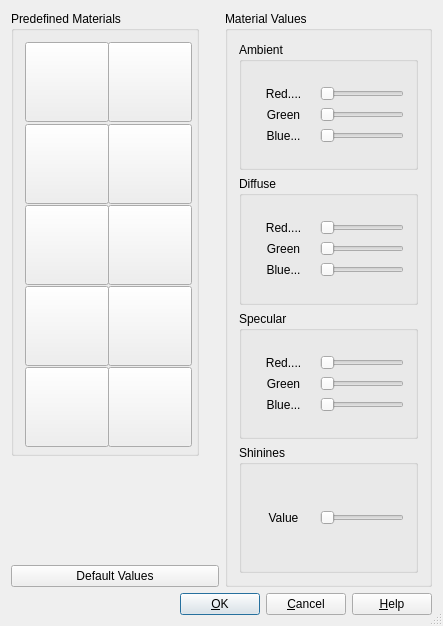
<?xml version="1.0" encoding="UTF-8"?>
<ui version="4.0">
 <class>MatlEditor</class>
 <widget class="QDialog" name="MatlEditor">
  <property name="geometry">
   <rect>
    <x>0</x>
    <y>0</y>
    <width>443</width>
    <height>626</height>
   </rect>
  </property>
  <property name="sizePolicy">
   <sizepolicy hsizetype="Minimum" vsizetype="Fixed">
    <horstretch>0</horstretch>
    <verstretch>0</verstretch>
   </sizepolicy>
  </property>
  <property name="minimumSize">
   <size>
    <width>443</width>
    <height>626</height>
   </size>
  </property>
  <property name="maximumSize">
   <size>
    <width>443</width>
    <height>626</height>
   </size>
  </property>
  <property name="windowTitle">
   <string>Material Selection</string>
  </property>
  <property name="windowIcon">
   <iconset>
    <normaloff>.</normaloff>.</iconset>
  </property>
  <property name="sizeGripEnabled">
   <bool>true</bool>
  </property>
  <layout class="QGridLayout" name="gridLayout_7">
   <item row="0" column="0">
    <layout class="QVBoxLayout" name="verticalLayout_9">
     <item>
      <layout class="QHBoxLayout" name="horizontalLayout_6">
       <item>
        <layout class="QVBoxLayout" name="verticalLayout_8">
         <item>
          <widget class="QGroupBox" name="groupBox">
           <property name="sizePolicy">
            <sizepolicy hsizetype="Fixed" vsizetype="Expanding">
             <horstretch>0</horstretch>
             <verstretch>0</verstretch>
            </sizepolicy>
           </property>
           <property name="minimumSize">
            <size>
             <width>188</width>
             <height>445</height>
            </size>
           </property>
           <property name="maximumSize">
            <size>
             <width>188</width>
             <height>445</height>
            </size>
           </property>
           <property name="title">
            <string>Predefined Materials</string>
           </property>
           <layout class="QGridLayout" name="gridLayout">
            <item row="0" column="0">
             <widget class="QPushButton" name="pushButtonBrass">
              <property name="sizePolicy">
               <sizepolicy hsizetype="Fixed" vsizetype="Fixed">
                <horstretch>0</horstretch>
                <verstretch>0</verstretch>
               </sizepolicy>
              </property>
              <property name="minimumSize">
               <size>
                <width>84</width>
                <height>80</height>
               </size>
              </property>
              <property name="maximumSize">
               <size>
                <width>84</width>
                <height>80</height>
               </size>
              </property>
              <property name="toolTip">
               <string>Brass</string>
              </property>
              <property name="text">
               <string/>
              </property>
              <property name="icon">
               <iconset resource="Virmac.qrc">
                <normaloff>:/images/brass.png</normaloff>:/images/brass.png</iconset>
              </property>
              <property name="iconSize">
               <size>
                <width>64</width>
                <height>64</height>
               </size>
              </property>
             </widget>
            </item>
            <item row="0" column="1">
             <widget class="QPushButton" name="pushButtonJade">
              <property name="sizePolicy">
               <sizepolicy hsizetype="MinimumExpanding" vsizetype="Fixed">
                <horstretch>0</horstretch>
                <verstretch>0</verstretch>
               </sizepolicy>
              </property>
              <property name="minimumSize">
               <size>
                <width>84</width>
                <height>80</height>
               </size>
              </property>
              <property name="maximumSize">
               <size>
                <width>84</width>
                <height>80</height>
               </size>
              </property>
              <property name="toolTip">
               <string>Jade</string>
              </property>
              <property name="text">
               <string/>
              </property>
              <property name="icon">
               <iconset resource="Virmac.qrc">
                <normaloff>:/images/jade.png</normaloff>:/images/jade.png</iconset>
              </property>
              <property name="iconSize">
               <size>
                <width>64</width>
                <height>64</height>
               </size>
              </property>
             </widget>
            </item>
            <item row="1" column="0">
             <widget class="QPushButton" name="pushButtonBronze">
              <property name="sizePolicy">
               <sizepolicy hsizetype="MinimumExpanding" vsizetype="Fixed">
                <horstretch>0</horstretch>
                <verstretch>0</verstretch>
               </sizepolicy>
              </property>
              <property name="minimumSize">
               <size>
                <width>84</width>
                <height>80</height>
               </size>
              </property>
              <property name="maximumSize">
               <size>
                <width>84</width>
                <height>80</height>
               </size>
              </property>
              <property name="toolTip">
               <string>Bronze</string>
              </property>
              <property name="text">
               <string/>
              </property>
              <property name="icon">
               <iconset resource="Virmac.qrc">
                <normaloff>:/images/bronze.png</normaloff>:/images/bronze.png</iconset>
              </property>
              <property name="iconSize">
               <size>
                <width>64</width>
                <height>64</height>
               </size>
              </property>
             </widget>
            </item>
            <item row="1" column="1">
             <widget class="QPushButton" name="pushButtonPerl">
              <property name="sizePolicy">
               <sizepolicy hsizetype="MinimumExpanding" vsizetype="Fixed">
                <horstretch>0</horstretch>
                <verstretch>0</verstretch>
               </sizepolicy>
              </property>
              <property name="minimumSize">
               <size>
                <width>84</width>
                <height>80</height>
               </size>
              </property>
              <property name="maximumSize">
               <size>
                <width>84</width>
                <height>80</height>
               </size>
              </property>
              <property name="toolTip">
               <string>Pearl</string>
              </property>
              <property name="text">
               <string/>
              </property>
              <property name="icon">
               <iconset resource="Virmac.qrc">
                <normaloff>:/images/pearl.png</normaloff>:/images/pearl.png</iconset>
              </property>
              <property name="iconSize">
               <size>
                <width>64</width>
                <height>64</height>
               </size>
              </property>
             </widget>
            </item>
            <item row="2" column="0">
             <widget class="QPushButton" name="pushButtonCopper">
              <property name="sizePolicy">
               <sizepolicy hsizetype="MinimumExpanding" vsizetype="Fixed">
                <horstretch>0</horstretch>
                <verstretch>0</verstretch>
               </sizepolicy>
              </property>
              <property name="minimumSize">
               <size>
                <width>84</width>
                <height>80</height>
               </size>
              </property>
              <property name="maximumSize">
               <size>
                <width>84</width>
                <height>80</height>
               </size>
              </property>
              <property name="toolTip">
               <string>Copper</string>
              </property>
              <property name="text">
               <string/>
              </property>
              <property name="icon">
               <iconset resource="Virmac.qrc">
                <normaloff>:/images/copper.png</normaloff>:/images/copper.png</iconset>
              </property>
              <property name="iconSize">
               <size>
                <width>64</width>
                <height>64</height>
               </size>
              </property>
             </widget>
            </item>
            <item row="2" column="1">
             <widget class="QPushButton" name="pushButtonPlastic">
              <property name="sizePolicy">
               <sizepolicy hsizetype="MinimumExpanding" vsizetype="Fixed">
                <horstretch>0</horstretch>
                <verstretch>0</verstretch>
               </sizepolicy>
              </property>
              <property name="minimumSize">
               <size>
                <width>84</width>
                <height>80</height>
               </size>
              </property>
              <property name="maximumSize">
               <size>
                <width>84</width>
                <height>80</height>
               </size>
              </property>
              <property name="toolTip">
               <string>Black Plastic</string>
              </property>
              <property name="text">
               <string/>
              </property>
              <property name="icon">
               <iconset resource="Virmac.qrc">
                <normaloff>:/images/blackpl.png</normaloff>:/images/blackpl.png</iconset>
              </property>
              <property name="iconSize">
               <size>
                <width>64</width>
                <height>64</height>
               </size>
              </property>
             </widget>
            </item>
            <item row="3" column="0">
             <widget class="QPushButton" name="pushButtonSilver">
              <property name="sizePolicy">
               <sizepolicy hsizetype="MinimumExpanding" vsizetype="Fixed">
                <horstretch>0</horstretch>
                <verstretch>0</verstretch>
               </sizepolicy>
              </property>
              <property name="minimumSize">
               <size>
                <width>84</width>
                <height>80</height>
               </size>
              </property>
              <property name="maximumSize">
               <size>
                <width>84</width>
                <height>80</height>
               </size>
              </property>
              <property name="toolTip">
               <string>Silver</string>
              </property>
              <property name="text">
               <string/>
              </property>
              <property name="icon">
               <iconset resource="Virmac.qrc">
                <normaloff>:/images/silver.png</normaloff>:/images/silver.png</iconset>
              </property>
              <property name="iconSize">
               <size>
                <width>64</width>
                <height>64</height>
               </size>
              </property>
             </widget>
            </item>
            <item row="3" column="1">
             <widget class="QPushButton" name="pushButtonRuby">
              <property name="sizePolicy">
               <sizepolicy hsizetype="MinimumExpanding" vsizetype="Fixed">
                <horstretch>0</horstretch>
                <verstretch>0</verstretch>
               </sizepolicy>
              </property>
              <property name="minimumSize">
               <size>
                <width>84</width>
                <height>80</height>
               </size>
              </property>
              <property name="maximumSize">
               <size>
                <width>84</width>
                <height>80</height>
               </size>
              </property>
              <property name="toolTip">
               <string>Ruby</string>
              </property>
              <property name="text">
               <string/>
              </property>
              <property name="icon">
               <iconset resource="Virmac.qrc">
                <normaloff>:/images/ruby.png</normaloff>:/images/ruby.png</iconset>
              </property>
              <property name="iconSize">
               <size>
                <width>64</width>
                <height>64</height>
               </size>
              </property>
             </widget>
            </item>
            <item row="4" column="0">
             <widget class="QPushButton" name="pushButtonGold">
              <property name="sizePolicy">
               <sizepolicy hsizetype="MinimumExpanding" vsizetype="Fixed">
                <horstretch>0</horstretch>
                <verstretch>0</verstretch>
               </sizepolicy>
              </property>
              <property name="minimumSize">
               <size>
                <width>84</width>
                <height>80</height>
               </size>
              </property>
              <property name="maximumSize">
               <size>
                <width>84</width>
                <height>80</height>
               </size>
              </property>
              <property name="toolTip">
               <string>Gold</string>
              </property>
              <property name="text">
               <string/>
              </property>
              <property name="icon">
               <iconset resource="Virmac.qrc">
                <normaloff>:/images/gold.png</normaloff>:/images/gold.png</iconset>
              </property>
              <property name="iconSize">
               <size>
                <width>64</width>
                <height>64</height>
               </size>
              </property>
             </widget>
            </item>
            <item row="4" column="1">
             <widget class="QPushButton" name="pushButtonTurquoise">
              <property name="sizePolicy">
               <sizepolicy hsizetype="MinimumExpanding" vsizetype="Fixed">
                <horstretch>0</horstretch>
                <verstretch>0</verstretch>
               </sizepolicy>
              </property>
              <property name="minimumSize">
               <size>
                <width>84</width>
                <height>80</height>
               </size>
              </property>
              <property name="maximumSize">
               <size>
                <width>84</width>
                <height>80</height>
               </size>
              </property>
              <property name="toolTip">
               <string>Turquoise</string>
              </property>
              <property name="text">
               <string/>
              </property>
              <property name="icon">
               <iconset resource="Virmac.qrc">
                <normaloff>:/images/turquoise.png</normaloff>:/images/turquoise.png</iconset>
              </property>
              <property name="iconSize">
               <size>
                <width>64</width>
                <height>64</height>
               </size>
              </property>
             </widget>
            </item>
           </layout>
          </widget>
         </item>
         <item>
          <spacer name="verticalSpacer">
           <property name="orientation">
            <enum>Qt::Vertical</enum>
           </property>
           <property name="sizeHint" stdset="0">
            <size>
             <width>20</width>
             <height>40</height>
            </size>
           </property>
          </spacer>
         </item>
         <item>
          <widget class="QPushButton" name="pushButtonDefault">
           <property name="text">
            <string>Default Values</string>
           </property>
          </widget>
         </item>
        </layout>
       </item>
       <item>
        <widget class="QGroupBox" name="groupBox_2">
         <property name="title">
          <string>Material Values</string>
         </property>
         <layout class="QGridLayout" name="gridLayout_6">
          <item row="0" column="0">
           <layout class="QVBoxLayout" name="verticalLayout_7">
            <item>
             <widget class="QGroupBox" name="groupBox_4">
              <property name="title">
               <string>Ambient</string>
              </property>
              <layout class="QGridLayout" name="gridLayout_2">
               <item row="0" column="0">
                <layout class="QHBoxLayout" name="horizontalLayout">
                 <item>
                  <layout class="QVBoxLayout" name="verticalLayout">
                   <item>
                    <widget class="QLabel" name="textLabel1_7">
                     <property name="frameShape">
                      <enum>QFrame::NoFrame</enum>
                     </property>
                     <property name="frameShadow">
                      <enum>QFrame::Plain</enum>
                     </property>
                     <property name="text">
                      <string>Red....</string>
                     </property>
                     <property name="alignment">
                      <set>Qt::AlignCenter</set>
                     </property>
                    </widget>
                   </item>
                   <item>
                    <widget class="QLabel" name="textLabel1_3_5">
                     <property name="frameShape">
                      <enum>QFrame::NoFrame</enum>
                     </property>
                     <property name="frameShadow">
                      <enum>QFrame::Plain</enum>
                     </property>
                     <property name="text">
                      <string>Green</string>
                     </property>
                     <property name="alignment">
                      <set>Qt::AlignCenter</set>
                     </property>
                    </widget>
                   </item>
                   <item>
                    <widget class="QLabel" name="textLabel1_2_5">
                     <property name="frameShape">
                      <enum>QFrame::NoFrame</enum>
                     </property>
                     <property name="frameShadow">
                      <enum>QFrame::Plain</enum>
                     </property>
                     <property name="text">
                      <string>Blue...</string>
                     </property>
                     <property name="alignment">
                      <set>Qt::AlignCenter</set>
                     </property>
                    </widget>
                   </item>
                  </layout>
                 </item>
                 <item>
                  <layout class="QVBoxLayout" name="verticalLayout_2">
                   <item>
                    <widget class="QSlider" name="sliderMAR">
                     <property name="sizePolicy">
                      <sizepolicy hsizetype="Preferred" vsizetype="Fixed">
                       <horstretch>0</horstretch>
                       <verstretch>0</verstretch>
                      </sizepolicy>
                     </property>
                     <property name="maximum">
                      <number>255</number>
                     </property>
                     <property name="orientation">
                      <enum>Qt::Horizontal</enum>
                     </property>
                    </widget>
                   </item>
                   <item>
                    <widget class="QSlider" name="sliderMAG">
                     <property name="sizePolicy">
                      <sizepolicy hsizetype="Fixed" vsizetype="Fixed">
                       <horstretch>0</horstretch>
                       <verstretch>0</verstretch>
                      </sizepolicy>
                     </property>
                     <property name="maximum">
                      <number>255</number>
                     </property>
                     <property name="orientation">
                      <enum>Qt::Horizontal</enum>
                     </property>
                    </widget>
                   </item>
                   <item>
                    <widget class="QSlider" name="sliderMAB">
                     <property name="sizePolicy">
                      <sizepolicy hsizetype="Fixed" vsizetype="Fixed">
                       <horstretch>0</horstretch>
                       <verstretch>0</verstretch>
                      </sizepolicy>
                     </property>
                     <property name="maximum">
                      <number>255</number>
                     </property>
                     <property name="orientation">
                      <enum>Qt::Horizontal</enum>
                     </property>
                    </widget>
                   </item>
                  </layout>
                 </item>
                </layout>
               </item>
              </layout>
             </widget>
            </item>
            <item>
             <widget class="QGroupBox" name="groupBox_5">
              <property name="sizePolicy">
               <sizepolicy hsizetype="Preferred" vsizetype="Preferred">
                <horstretch>0</horstretch>
                <verstretch>0</verstretch>
               </sizepolicy>
              </property>
              <property name="title">
               <string>Diffuse</string>
              </property>
              <layout class="QGridLayout" name="gridLayout_3">
               <item row="0" column="0">
                <layout class="QHBoxLayout" name="horizontalLayout_2">
                 <item>
                  <layout class="QVBoxLayout" name="verticalLayout_3">
                   <item>
                    <widget class="QLabel" name="textLabel1_5_2">
                     <property name="frameShape">
                      <enum>QFrame::NoFrame</enum>
                     </property>
                     <property name="frameShadow">
                      <enum>QFrame::Plain</enum>
                     </property>
                     <property name="text">
                      <string>Red....</string>
                     </property>
                     <property name="alignment">
                      <set>Qt::AlignCenter</set>
                     </property>
                    </widget>
                   </item>
                   <item>
                    <widget class="QLabel" name="textLabel1_3_3_2">
                     <property name="frameShape">
                      <enum>QFrame::NoFrame</enum>
                     </property>
                     <property name="frameShadow">
                      <enum>QFrame::Plain</enum>
                     </property>
                     <property name="text">
                      <string>Green</string>
                     </property>
                     <property name="alignment">
                      <set>Qt::AlignCenter</set>
                     </property>
                    </widget>
                   </item>
                   <item>
                    <widget class="QLabel" name="textLabel1_2_3_2">
                     <property name="frameShape">
                      <enum>QFrame::NoFrame</enum>
                     </property>
                     <property name="frameShadow">
                      <enum>QFrame::Plain</enum>
                     </property>
                     <property name="text">
                      <string>Blue...</string>
                     </property>
                     <property name="alignment">
                      <set>Qt::AlignCenter</set>
                     </property>
                    </widget>
                   </item>
                  </layout>
                 </item>
                 <item>
                  <layout class="QVBoxLayout" name="verticalLayout_4">
                   <item>
                    <widget class="QSlider" name="sliderMDR">
                     <property name="sizePolicy">
                      <sizepolicy hsizetype="Fixed" vsizetype="Fixed">
                       <horstretch>0</horstretch>
                       <verstretch>0</verstretch>
                      </sizepolicy>
                     </property>
                     <property name="maximum">
                      <number>255</number>
                     </property>
                     <property name="orientation">
                      <enum>Qt::Horizontal</enum>
                     </property>
                    </widget>
                   </item>
                   <item>
                    <widget class="QSlider" name="sliderMDG">
                     <property name="sizePolicy">
                      <sizepolicy hsizetype="Fixed" vsizetype="Fixed">
                       <horstretch>0</horstretch>
                       <verstretch>0</verstretch>
                      </sizepolicy>
                     </property>
                     <property name="maximum">
                      <number>255</number>
                     </property>
                     <property name="orientation">
                      <enum>Qt::Horizontal</enum>
                     </property>
                    </widget>
                   </item>
                   <item>
                    <widget class="QSlider" name="sliderMDB">
                     <property name="sizePolicy">
                      <sizepolicy hsizetype="Fixed" vsizetype="Fixed">
                       <horstretch>0</horstretch>
                       <verstretch>0</verstretch>
                      </sizepolicy>
                     </property>
                     <property name="maximum">
                      <number>255</number>
                     </property>
                     <property name="orientation">
                      <enum>Qt::Horizontal</enum>
                     </property>
                    </widget>
                   </item>
                  </layout>
                 </item>
                </layout>
               </item>
              </layout>
             </widget>
            </item>
            <item>
             <widget class="QGroupBox" name="groupBox_6">
              <property name="title">
               <string>Specular</string>
              </property>
              <layout class="QGridLayout" name="gridLayout_4">
               <item row="0" column="0">
                <layout class="QHBoxLayout" name="horizontalLayout_4">
                 <item>
                  <layout class="QVBoxLayout" name="verticalLayout_6">
                   <item>
                    <widget class="QLabel" name="textLabel1_6_2">
                     <property name="frameShape">
                      <enum>QFrame::NoFrame</enum>
                     </property>
                     <property name="frameShadow">
                      <enum>QFrame::Plain</enum>
                     </property>
                     <property name="text">
                      <string>Red....</string>
                     </property>
                     <property name="alignment">
                      <set>Qt::AlignCenter</set>
                     </property>
                    </widget>
                   </item>
                   <item>
                    <widget class="QLabel" name="textLabel1_2_4_2">
                     <property name="frameShape">
                      <enum>QFrame::NoFrame</enum>
                     </property>
                     <property name="frameShadow">
                      <enum>QFrame::Plain</enum>
                     </property>
                     <property name="text">
                      <string>Green</string>
                     </property>
                     <property name="alignment">
                      <set>Qt::AlignCenter</set>
                     </property>
                    </widget>
                   </item>
                   <item>
                    <widget class="QLabel" name="textLabel1_3_4_2">
                     <property name="frameShape">
                      <enum>QFrame::NoFrame</enum>
                     </property>
                     <property name="frameShadow">
                      <enum>QFrame::Plain</enum>
                     </property>
                     <property name="text">
                      <string>Blue...</string>
                     </property>
                     <property name="alignment">
                      <set>Qt::AlignCenter</set>
                     </property>
                    </widget>
                   </item>
                  </layout>
                 </item>
                 <item>
                  <layout class="QVBoxLayout" name="verticalLayout_5">
                   <item>
                    <widget class="QSlider" name="sliderMSR">
                     <property name="sizePolicy">
                      <sizepolicy hsizetype="Fixed" vsizetype="Fixed">
                       <horstretch>0</horstretch>
                       <verstretch>0</verstretch>
                      </sizepolicy>
                     </property>
                     <property name="maximum">
                      <number>255</number>
                     </property>
                     <property name="orientation">
                      <enum>Qt::Horizontal</enum>
                     </property>
                    </widget>
                   </item>
                   <item>
                    <widget class="QSlider" name="sliderMSG">
                     <property name="sizePolicy">
                      <sizepolicy hsizetype="Fixed" vsizetype="Fixed">
                       <horstretch>0</horstretch>
                       <verstretch>0</verstretch>
                      </sizepolicy>
                     </property>
                     <property name="maximum">
                      <number>255</number>
                     </property>
                     <property name="orientation">
                      <enum>Qt::Horizontal</enum>
                     </property>
                    </widget>
                   </item>
                   <item>
                    <widget class="QSlider" name="sliderMSB">
                     <property name="sizePolicy">
                      <sizepolicy hsizetype="Fixed" vsizetype="Fixed">
                       <horstretch>0</horstretch>
                       <verstretch>0</verstretch>
                      </sizepolicy>
                     </property>
                     <property name="maximum">
                      <number>255</number>
                     </property>
                     <property name="orientation">
                      <enum>Qt::Horizontal</enum>
                     </property>
                    </widget>
                   </item>
                  </layout>
                 </item>
                </layout>
               </item>
              </layout>
             </widget>
            </item>
            <item>
             <widget class="QGroupBox" name="groupBox_3">
              <property name="title">
               <string>Shinines</string>
              </property>
              <layout class="QGridLayout" name="gridLayout_5">
               <item row="0" column="0">
                <layout class="QHBoxLayout" name="horizontalLayout_5">
                 <item>
                  <widget class="QLabel" name="textLabel1_6_2_2">
                   <property name="frameShape">
                    <enum>QFrame::NoFrame</enum>
                   </property>
                   <property name="frameShadow">
                    <enum>QFrame::Plain</enum>
                   </property>
                   <property name="text">
                    <string>Value</string>
                   </property>
                   <property name="alignment">
                    <set>Qt::AlignCenter</set>
                   </property>
                  </widget>
                 </item>
                 <item>
                  <widget class="QSlider" name="sliderShine">
                   <property name="sizePolicy">
                    <sizepolicy hsizetype="Fixed" vsizetype="Fixed">
                     <horstretch>0</horstretch>
                     <verstretch>0</verstretch>
                    </sizepolicy>
                   </property>
                   <property name="maximum">
                    <number>128</number>
                   </property>
                   <property name="orientation">
                    <enum>Qt::Horizontal</enum>
                   </property>
                  </widget>
                 </item>
                </layout>
               </item>
              </layout>
             </widget>
            </item>
           </layout>
          </item>
         </layout>
        </widget>
       </item>
      </layout>
     </item>
     <item>
      <layout class="QHBoxLayout" name="horizontalLayout_3">
       <item>
        <spacer name="horizontalSpacer">
         <property name="orientation">
          <enum>Qt::Horizontal</enum>
         </property>
         <property name="sizeHint" stdset="0">
          <size>
           <width>40</width>
           <height>20</height>
          </size>
         </property>
        </spacer>
       </item>
       <item>
        <widget class="QPushButton" name="buttonOk">
         <property name="text">
          <string>&amp;OK</string>
         </property>
         <property name="icon">
          <iconset>
           <normaloff>image1</normaloff>image1</iconset>
         </property>
         <property name="shortcut">
          <string/>
         </property>
         <property name="autoDefault">
          <bool>true</bool>
         </property>
         <property name="default">
          <bool>true</bool>
         </property>
        </widget>
       </item>
       <item>
        <widget class="QPushButton" name="buttonCancel">
         <property name="text">
          <string>&amp;Cancel</string>
         </property>
         <property name="icon">
          <iconset>
           <normaloff>image2</normaloff>image2</iconset>
         </property>
         <property name="shortcut">
          <string/>
         </property>
         <property name="autoDefault">
          <bool>true</bool>
         </property>
        </widget>
       </item>
       <item>
        <widget class="QPushButton" name="buttonHelp">
         <property name="text">
          <string>&amp;Help</string>
         </property>
         <property name="icon">
          <iconset>
           <normaloff>image3</normaloff>image3</iconset>
         </property>
         <property name="shortcut">
          <string>F1</string>
         </property>
         <property name="autoDefault">
          <bool>true</bool>
         </property>
        </widget>
       </item>
      </layout>
     </item>
    </layout>
   </item>
  </layout>
 </widget>
 <layoutdefault spacing="6" margin="11"/>
 <tabstops>
  <tabstop>buttonOk</tabstop>
  <tabstop>buttonCancel</tabstop>
  <tabstop>buttonHelp</tabstop>
  <tabstop>pushButtonDefault</tabstop>
  <tabstop>sliderMAG</tabstop>
 </tabstops>
 <resources>
  <include location="Virmac.qrc"/>
 </resources>
 <connections>
  <connection>
   <sender>buttonOk</sender>
   <signal>clicked()</signal>
   <receiver>MatlEditor</receiver>
   <slot>accept()</slot>
   <hints>
    <hint type="sourcelabel">
     <x>20</x>
     <y>20</y>
    </hint>
    <hint type="destinationlabel">
     <x>20</x>
     <y>20</y>
    </hint>
   </hints>
  </connection>
  <connection>
   <sender>buttonCancel</sender>
   <signal>clicked()</signal>
   <receiver>MatlEditor</receiver>
   <slot>reject()</slot>
   <hints>
    <hint type="sourcelabel">
     <x>20</x>
     <y>20</y>
    </hint>
    <hint type="destinationlabel">
     <x>20</x>
     <y>20</y>
    </hint>
   </hints>
  </connection>
 </connections>
</ui>
